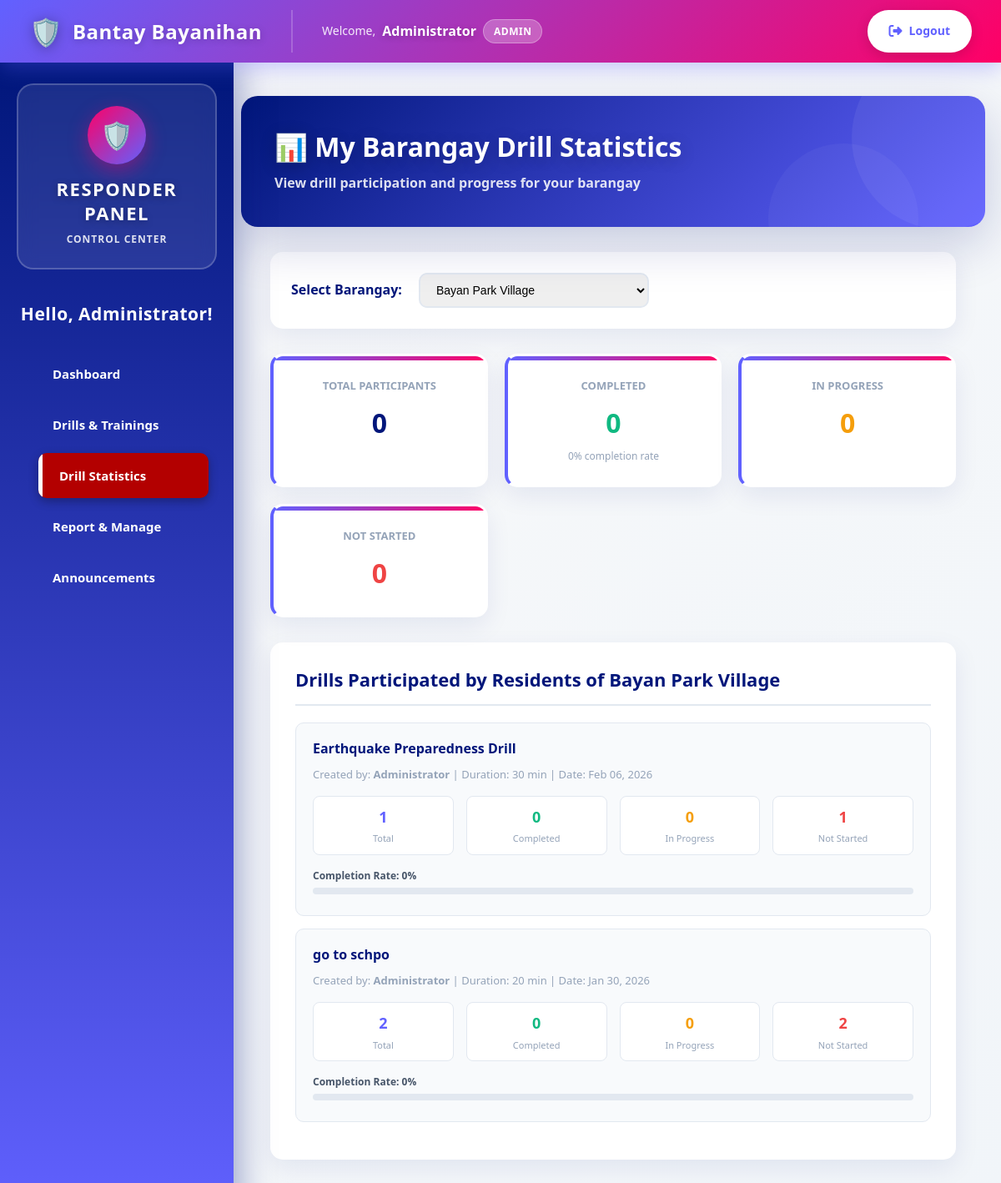
Screenshot of /barangay_responder/drill-stats.php?barangay=Bayan Park Village (signed in) with the database file from the repository.
### tables this page shows
CREATE TABLE `drills` (
  `id` int(11) NOT NULL,
  `title` varchar(150) NOT NULL,
  `description` text DEFAULT NULL,
  `barangay` varchar(255) DEFAULT NULL,
  `instructions` text NOT NULL,
  `duration_minutes` int(11) DEFAULT 30,
  `status` enum('draft','published') DEFAULT 'draft',
  `is_archived` tinyint(1) DEFAULT 0,
  `created_by` int(11) DEFAULT NULL,
  `created_at` timestamp NOT NULL DEFAULT current_timestamp(),
  `drill_date` date DEFAULT NULL,
  `drill_time` time DEFAULT NULL,
  `drill_place` varchar(255) DEFAULT NULL
);

CREATE TABLE `users` (
  `id` int(11) NOT NULL,
  `name` varchar(100) NOT NULL,
  `email` varchar(100) NOT NULL,
  `password` varchar(255) NOT NULL,
  `role` enum('admin','responder','resident') DEFAULT 'resident',
  `contact` varchar(20) DEFAULT NULL,
  `address` text DEFAULT NULL,
  `barangay` varchar(255) DEFAULT NULL,
  `id_photo` varchar(255) DEFAULT NULL,
  `is_approved` tinyint(1) DEFAULT 0,
  `created_at` timestamp NOT NULL DEFAULT current_timestamp()
);

### barangay_responder/drill-stats.php (the view, shortened to what this page needs)
<?php
require '../db_connect.php';
include '../includes/header.php';
$user_role = $_SESSION['role'];
$user_barangay = null;
if ($user_role === 'responder') {
    $selected_barangay = $user_barangay;
    $can_select_barangay = false;
} else {
    $selected_barangay = isset($_GET['barangay']) ? trim($_GET['barangay']) : $user_barangay;
    $can_select_barangay = true;
}
$barangays = [];
if ($can_select_barangay) {
    $barangay_query = "
        SELECT DISTINCT barangay FROM (
            SELECT barangay FROM drills WHERE barangay IS NOT NULL AND barangay != ''
            UNION
            SELECT barangay FROM drill_participants WHERE barangay IS NOT NULL AND barangay != ''
        ) AS b
        ORDER BY barangay
    ";
    $barangay_stmt = $pdo->query($barangay_query);
    $barangays = $barangay_stmt->fetchAll(PDO::FETCH_COLUMN);
}
?>
<!DOCTYPE html>
<html lang="en">
<head>
    <link rel="stylesheet" href="https://cdnjs.cloudflare.com/ajax/libs/font-awesome/6.5.0/css/all.min.css">
    <link rel="stylesheet" href="../assets/css/design-system.css">
</head>
<body>
    <?php include 'sidebar.php'; ?>
    <div class="main-content">
        <div class="container">
            <div class="page-header">
                <h1>📊 My Barangay Drill Statistics</h1>
                <p>View drill participation and progress for your barangay</p>
            </div>
            <?php if (!$selected_barangay): ?>
                <div class="no-access-warning">
                    <i class="fas fa-map-marker-alt"></i>
                    <h3>No Barangay Assigned</h3>
                    <p>Your account hasn't been linked to a specific barangay yet.<br>
                    Please contact your administrator to assign your barangay.</p>
                </div>
            <?php else: ?>
                <?php if ($can_select_barangay && count($barangays) > 0): ?>
                    <div class="barangay-selector">
                        <div class="barangay-selector-content">
                            <label for="barangay-select">Select Barangay:</label>
                            <select id="barangay-select" onchange="window.location.href = 'drill-stats.php?barangay=' + encodeURIComponent(this.value)">
                                <?php foreach ($barangays as $barangay): ?>
                                    <option value="<?php echo htmlspecialchars($barangay); ?>" <?php echo $selected_barangay === $barangay ? 'selected' : ''; ?>>
                                        <?php echo htmlspecialchars($barangay); ?>
                                    </option>
                                <?php endforeach; ?>
                            </select>
                        </div>
                    </div>
                <?php endif; ?>
                <?php if ($selected_barangay): ?>
                    <?php
                    $stats_query = "
                        SELECT
                            COUNT(DISTINCT dp.id) as total_participants,
                            COALESCE(SUM(CASE WHEN dp.status = 'completed' THEN 1 ELSE 0 END), 0) as completed,
                            COALESCE(SUM(CASE WHEN dp.status = 'in_progress' THEN 1 ELSE 0 END), 0) as in_progress,
                            COALESCE(SUM(CASE WHEN dp.status = 'not_started' THEN 1 ELSE 0 END), 0) as not_started
                        FROM drill_participants dp
                        JOIN drills d ON dp.drill_id = d.id
                        WHERE LOWER(d.barangay) = LOWER(?)
                    ";
                    $stats_stmt = $pdo->prepare($stats_query);
                    $stats_stmt->execute([$selected_barangay]);
                    $stats = $stats_stmt->fetch(PDO::FETCH_ASSOC);
                    $total = $stats['total_participants'] ?? 0;
                    $completed = $stats['completed'] ?? 0;
                    $in_progress = $stats['in_progress'] ?? 0;
                    $not_started = $stats['not_started'] ?? 0;
                    $completion_rate = $total > 0 ? round(($completed / $total) * 100, 1) : 0;
                    ?>
                    <div class="stats-grid">
                        <div class="stat-card">
                            <p class="stat-label">Total Participants</p>
                            <p class="stat-value"><?php echo $total; ?></p>
                        </div>
                        <div class="stat-card">
                            <p class="stat-label">Completed</p>
                            <p class="stat-value" style="color: #10b981;"><?php echo $completed; ?></p>
                            <p class="stat-detail"><?php echo $completion_rate; ?>% completion rate</p>
                        </div>
                        <div class="stat-card">
                            <p class="stat-label">In Progress</p>
                            <p class="stat-value" style="color: #f59e0b;"><?php echo $in_progress; ?></p>
                        </div>
                        <div class="stat-card">
                            <p class="stat-label">Not Started</p>
                            <p class="stat-value" style="color: #ef4444;"><?php echo $not_started; ?></p>
                        </div>
                    </div>
                    <div class="content-section">
                        <h2 class="section-title">Drills Participated by Residents of <?php echo htmlspecialchars($selected_barangay); ?></h2>
                        <?php
                        $drills_query = "
                            SELECT
                                d.id,
                                d.title,
                                d.created_at,
                                d.drill_date,
                                d.duration_minutes,
                                u.name as creator,
                                COUNT(DISTINCT dp.id) as total_participants,
                                COALESCE(SUM(CASE WHEN dp.status = 'completed' THEN 1 ELSE 0 END), 0) as completed,
                                COALESCE(SUM(CASE WHEN dp.status = 'in_progress' THEN 1 ELSE 0 END), 0) as in_progress,
                                COALESCE(SUM(CASE WHEN dp.status = 'not_started' THEN 1 ELSE 0 END), 0) as not_started
                            FROM drills d
                            LEFT JOIN drill_participants dp ON d.id = dp.drill_id
                                AND LOWER(dp.barangay) = LOWER(?)
                            LEFT JOIN users u ON d.created_by = u.id
                            WHERE d.status = 'published'
                              AND (
                                  LOWER(d.barangay) = LOWER(?)
                                  OR EXISTS (
                                      SELECT 1 FROM drill_participants dp2
                                      WHERE dp2.drill_id = d.id
                                        AND LOWER(dp2.barangay) = LOWER(?)
                                  )
                              )
                            GROUP BY d.id
                            HAVING total_participants > 0
                            ORDER BY d.created_at DESC
                        ";
                        $drills_stmt = $pdo->prepare($drills_query);
                        $drills_stmt->execute([$selected_barangay, $selected_barangay, $selected_barangay]);
                        $drills = $drills_stmt->fetchAll(PDO::FETCH_ASSOC);
                        if (count($drills) > 0):
                        ?>
                            <?php foreach ($drills as $drill): ?>
                                <div class="drill-card">
                                    <h4><?php echo htmlspecialchars($drill['title']); ?></h4>
                                    <p style="margin: 5px 0; color: #94a3b8; font-size: 13px;">
                                        Created by: <strong><?php echo htmlspecialchars($drill['creator'] ?? 'Unknown'); ?></strong> |
                                        Duration: <?php echo (int)$drill['duration_minutes']; ?> min |
                                        Date: <?php echo $drill['drill_date'] ? date('M d, Y', strtotime($drill['drill_date'])) : 'Not scheduled'; ?>
                                    </p>
                                    <div class="drill-stats-row">
                                        <div class="drill-stat">
                                            <div class="drill-stat-value"><?php echo $drill['total_participants'] ?? 0; ?></div>
                                            <div class="drill-stat-label">Total</div>
                                        </div>
                                        <div class="drill-stat">
                                            <div class="drill-stat-value" style="color: #10b981;"><?php echo $drill['completed'] ?? 0; ?></div>
                                            <div class="drill-stat-label">Completed</div>
                                        </div>
                                        <div class="drill-stat">
                                            <div class="drill-stat-value" style="color: #f59e0b;"><?php echo $drill['in_progress'] ?? 0; ?></div>
                                            <div class="drill-stat-label">In Progress</div>
                                        </div>
                                        <div class="drill-stat">
                                            <div class="drill-stat-value" style="color: #ef4444;"><?php echo $drill['not_started'] ?? 0; ?></div>
                                            <div class="drill-stat-label">Not Started</div>
                                        </div>
                                    </div>
                                    <?php
                                    $drill_total = $drill['total_participants'] ?? 0;
                                    $drill_completion = $drill_total > 0 ? round(($drill['completed'] / $drill_total) * 100, 1) : 0;
                                    ?>
                                    <div style="margin-top: 15px;">
                                        <div style="font-size: 12px; font-weight: 700; color: #475569; margin-bottom: 5px;">
                                            Completion Rate: <?php echo $drill_completion; ?>%
                                        </div>
                                        <div class="progress-container">
                                        </div>
                                    </div>
                                </div>
                            <?php endforeach; ?>
                        <?php endif; ?>
                    </div>
                <?php endif; ?>
            <?php endif; ?>
        </div>
    </div>
</body>
</html>

### assets/css/design-system.css (style rules this page uses)
:root { --pink: #ff0065; --purple: #6161ff; --navy: #00167a; --gradient-primary: linear-gradient(135deg, #6161ff, #ff0065); --gradient-secondary: linear-gradient(135deg, #00167a, #6161ff); --gradient-accent: linear-gradient(135deg, #ff0065, #ff1a75); --white: #ffffff; --gray-50: #f8f9ff; --gray-100: #f0f4ff; --gray-200: #e2e8f0; --gray-300: #cbd5e1; --gray-400: #94a3b8; --gray-500: #64748b; --gray-600: #475569; --gray-700: #334155; --gray-800: #1e293b; --gray-900: #0f172a; --success: #10b981; --warning: #f59e0b; --error: #ef4444; --info: #3b82f6; --shadow-sm: 0 2px 8px rgba(97, 97, 255, 0.08); --shadow-md: 0 8px 25px rgba(97, 97, 255, 0.12); --shadow-lg: 0 15px 50px rgba(0, 22, 122, 0.15); --shadow-xl: 0 25px 80px rgba(0, 22, 122, 0.25); --radius-sm: 8px; --radius-md: 12px; --radius-lg: 16px; --radius-xl: 20px; --radius-2xl: 24px; --radius-full: 50px; --space-xs: 8px; --space-sm: 12px; --space-md: 16px; --space-lg: 24px; --space-xl: 32px; --space-2xl: 48px; }
* { margin: 0; padding: 0; box-sizing: border-box; }
body { font-family: -apple-system, BlinkMacSystemFont, 'Segoe UI', Roboto, 'Helvetica Neue', Arial, sans-serif; background: var(--gray-50); color: var(--gray-700); line-height: 1.6; }
h1, h2, h3, h4, h5, h6 { font-weight: 800; line-height: 1.3; }
.container { max-width: 1400px; margin: 0 auto; padding: 0 24px; }
.main-content { padding: 40px 35px; }
.page-header { background: var(--gradient-primary); padding: 50px 35px; margin: -40px -35px 40px; border-radius: 0 0 32px 32px; box-shadow: 0 10px 40px rgba(97, 97, 255, 0.25); position: relative; overflow: hidden; }
.page-header::before { content: ''; position: absolute; top: -50%; right: -10%; width: 600px; height: 600px; background: rgba(255, 255, 255, 0.1); border-radius: 50%; animation: float 8s ease-in-out infinite; }
.page-header h1 { color: white; font-size: clamp(28px, 5vw, 42px); font-weight: 900; margin: 0 0 12px 0; text-shadow: 0 4px 20px rgba(0, 0, 0, 0.2); position: relative; z-index: 1; }
.page-header p { color: rgba(255, 255, 255, 0.95); font-size: clamp(14px, 2.5vw, 18px); margin: 0; font-weight: 600; position: relative; z-index: 1; }
.stats-grid { display: grid; grid-template-columns: repeat(auto-fit, minmax(280px, 1fr)); gap: 25px; margin-bottom: 40px; }
.stat-card { background: white; padding: 32px 28px; border-radius: 20px; text-align: center; box-shadow: 0 10px 35px rgba(97, 97, 255, 0.12); border: 3px solid transparent; background-clip: padding-box; position: relative; transition: all 0.4s cubic-bezier(0.4, 0, 0.2, 1); overflow: hidden; }
.stat-card::before { content: ''; position: absolute; top: 0; left: 0; right: 0; height: 5px; background: var(--gradient-primary); }
@media (min-width: 992px) { .main-content { margin-left: 280px; } }

### includes/header.php (style rules this page uses)
:root { --pink: #ff0065; --purple: #6161ff; --navy: #00167a; --gradient-primary: linear-gradient(135deg, #6161ff, #ff0065); --gradient-secondary: linear-gradient(135deg, #00167a, #6161ff); }

### rows the page displays
drills: title "Earthquake Preparedness Drill", created_by.name "Administrator", duration_minutes "30", drill_date "Feb 06, 2026", total_participants "1", completed "0", in_progress "0", not_started "1", drill_completion "0"
drills: title "go to schpo", created_by.name "Administrator", duration_minutes "20", drill_date "Jan 30, 2026", total_participants "2", completed "0", in_progress "0", not_started "2", drill_completion "0"

### other values shown
$_SESSION['name'] "Administrator"
$_SESSION['role'] "ADMIN"
$total "0"
$completed "0"
$completion_rate "0"
$in_progress "0"
$not_started "0"
$selected_barangay "Bayan Park Village"
form field value "Bayan Park Village"
